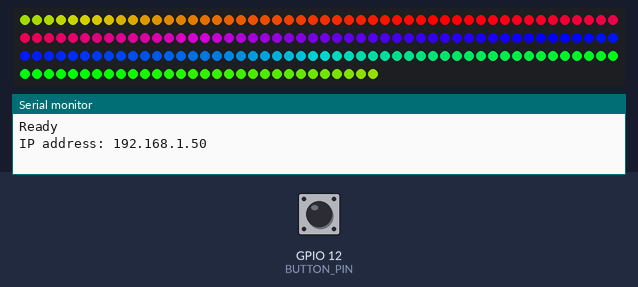
Recording of a program running on a simulated ESP8266 (NodeMCU). Parts: 180 RGB LEDs in strip order, left to right, continuing on the next row, the last lines printed to the serial monitor. The inputs (shaded band) are chosen by the test bench; at power-on: GPIO 12 (BUTTON_PIN) LOW. Dim RGB values are drawn brighter than linear; WiFi joins after 1.5 s; servers stay silent unless stated; colours are those a GRB WS2812 strip shows for the declared byte order; random numbers use the default seed unless the program sets one.

Above: at 3.2 s.
3.3 s: GPIO 12 (BUTTON_PIN) pulled HIGH for 0.15 s
At 3.69 s:
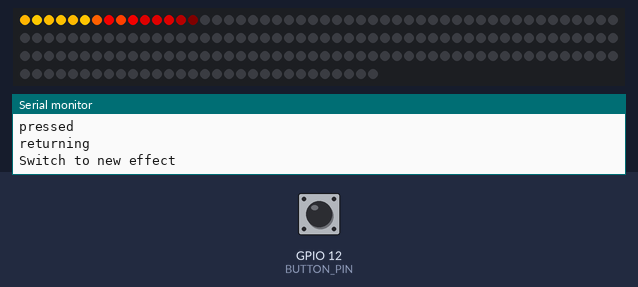
4.0 s: GPIO 12 (BUTTON_PIN) pulled HIGH for 1 s
At 5.1 s:
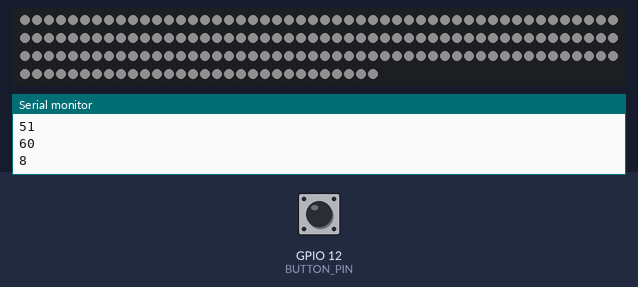
5.6 s: GPIO 12 (BUTTON_PIN) pulled HIGH for 0.15 s
At 6.5 s:
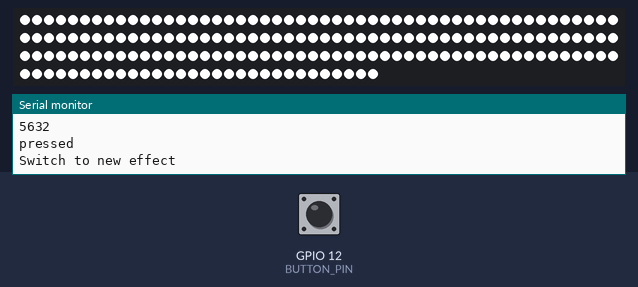
7.3 s: GPIO 12 (BUTTON_PIN) pulled HIGH for 3.2 s
At 8.2 s:
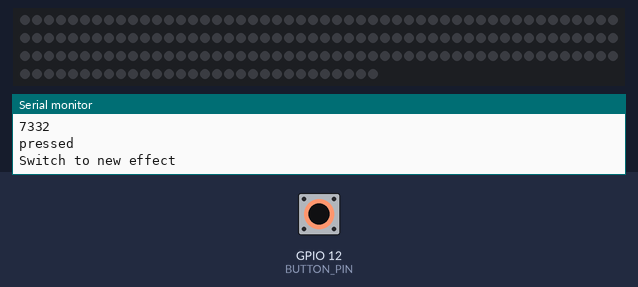
Timing chart, 0 to 10.3 s (numbered marks = the images above; inputs shaded):
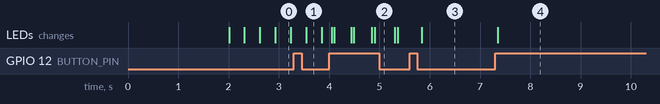

The program:

main.cpp
```cpp
#include <Arduino.h>
#include "FastLED.h"
#include "effects.h"
#include <ESP8266WiFi.h>
#include <ESP8266mDNS.h>
#include <WiFiUdp.h>
#include <ArduinoOTA.h>
#include <EEPROM.h>
#include "settings.h"

#ifndef STASSID
//#define STASSID "TP-Link_DB4C"
#define STASSID "WifiNet4"
#define STAPSK  "22349026"
#endif
#define EEPROM_SIZE 1


const char* ssid = STASSID;
const char* password = STAPSK;


// Подключаем библиотеку FastLED.

typedef void (*GenericFP)(); //function pointer prototype to a function which takes an 'int' an returns 'void'

void shift();
void effect1();
void effect2();
void effect3();
void effect4();
void effect5();
void keyPressed();
void debounceTime();


GenericFP effects[5] = {&effect1, &effect2, &effect3, &effect4, &effect5}; //create an array of 'GenericFP' function pointers. Notice the '&' operator

// Указываем, какое количество пикселей у нашей ленты.
#define LED_COUNT 180

// Указываем, к какому порту подключен вход ленты DIN.
#define LED_PIN 13
#define BUTTON_PIN 12

// Создаем переменную strip для управления нашей лентой.
CRGB strip[LED_COUNT];

bool buttonState;

int debounceTimeCounter;

//bool doBreaked;

long startTimer;

void setup()
{
  delay(500);


  Serial.begin(115200);
  WiFi.mode(WIFI_STA);
  WiFi.begin(ssid, password);
  while (WiFi.waitForConnectResult() != WL_CONNECTED) {
    Serial.println("Connection Failed! Rebooting...");
    delay(5000);
    ESP.restart();
  }

  ArduinoOTA.onStart([]() {
    Serial.println("Start");  //  "Начало OTA-апдейта"
  });
  ArduinoOTA.onEnd([]() {
    Serial.println("\nEnd");  //  "Завершение OTA-апдейта"
  });
  ArduinoOTA.onProgress([](unsigned int progress, unsigned int total) {
    Serial.printf("Progress: %u%%\r", (progress / (total / 100)));
  });
  ArduinoOTA.onError([](ota_error_t error) {
    Serial.printf("Error[%u]: ", error);
    if (error == OTA_AUTH_ERROR) Serial.println("Auth Failed");
    //  "Ошибка при аутентификации"
    else if (error == OTA_BEGIN_ERROR) Serial.println("Begin Failed");
    //  "Ошибка при начале OTA-апдейта"
    else if (error == OTA_CONNECT_ERROR) Serial.println("Connect Failed");
    //  "Ошибка при подключении"
    else if (error == OTA_RECEIVE_ERROR) Serial.println("Receive Failed");
    //  "Ошибка при получении данных"
    else if (error == OTA_END_ERROR) Serial.println("End Failed");
    //  "Ошибка при завершении OTA-апдейта"
  });
  ArduinoOTA.begin();
  Serial.println("Ready");  //  "Готово"
  Serial.print("IP address: ");  //  "IP-адрес: "
  Serial.println(WiFi.localIP());

  //EEPROM.begin(EEPROM_SIZE);

  // Добавляем ленту
  FastLED.addLeds<WS2812B, LED_PIN, RGB>(strip, LED_COUNT);

  randomSeed(analogRead(0));

  buttonState = false;

  //currentEffectIndex = EEPROM.read(0);

  //currentEffectIndex = 0;
  debounceTimeCounter = 0;

  //doBreaked = false;


  attachInterrupt(BUTTON_PIN, keyPressed, HIGH);
}

void ICACHE_RAM_ATTR keyPressed()
{
  timer1_isr_init();
  timer1_attachInterrupt(debounceTime);
  timer1_enable(TIM_DIV256, TIM_EDGE, TIM_LOOP);
  timer1_write(10000);
}

void ICACHE_RAM_ATTR debounceTime()
{
  if (digitalRead(BUTTON_PIN) == HIGH)
  {
    Serial.println(millis() - startTimer);
    //doBreaked = true;

    isBreaked = true;


    timer1_disable();
    currentEffectIndex++;

    Serial.println("pressed");
    //EEPROM.write(0, currentEffectIndex);
    //EEPROM.commit();
    //system_restart();
  }
}

void loop()
{
  ArduinoOTA.handle();

  //if (doBreaked)
  if (isBreaked)
  {
    Serial.println("Switch to new effect");
    //currentEffectIndex++;

    if (currentEffectIndex == sizeof(effects) / sizeof(int))
    {
      currentEffectIndex = 0;
    }

    //doBreaked = false;

    isBreaked = false;
  }

  effects[currentEffectIndex]();
}

// void shift()
// {
//   for (int i = LED_COUNT; i > 0; i--)
//   {
//     strip[i] = strip[i - 1];
//   }
// }

void effect1()
{
  rainbowCycle(strip, 20);
}

void effect2()
{
  Fire(strip, 55, 120, 15);
}

void effect3()
{
  SnowSparkle(strip, 0x10, 0x10, 0x10, 50, random(50, 500));
}

void effect4()
{
  setAll(strip, 0xff, 0xff, 0xff);
  delay(500);
}

void effect5()
{
  setAll(strip, 0, 0, 0);

}
```

effects.cpp
```cpp
#include "FastLED.h"
#include <Arduino.h>
#include "settings.h"

void SnowSparkle(CRGB strip[], byte red, byte green, byte blue, int SparkleDelay, int SpeedDelay);
void setAll(CRGB strip[], byte red, byte green, byte blue);
void setPixel(CRGB strip[], int Pixel, byte red, byte green, byte blue);
void showStrip();
void Fire(CRGB strip[], int Cooling, int Sparking, int SpeedDelay);
void setPixelHeatColor(CRGB strip[], int Pixel, byte temperature);
void rainbowCycle(CRGB strip[], int SpeedDelay);
byte *Wheel(byte WheelPos);

void SnowSparkle(CRGB strip[], byte red, byte green, byte blue, int SparkleDelay, int SpeedDelay)
{
  setAll(strip, red, green, blue);

  int Pixel = random(FastLED.size());
  Serial.println(Pixel);

  setPixel(strip, Pixel, 0xff, 0xff, 0xff);
  showStrip();
  delay(SparkleDelay);
  setPixel(strip, Pixel, red, green, blue);
  showStrip();
  delay(SpeedDelay);
}

void setAll(CRGB strip[], byte red, byte green, byte blue)
{
  for (int i = 0; i < (FastLED.size()); i++)
  {
    setPixel(strip, i, red, green, blue);
  }
  showStrip();
}

void setPixel(CRGB strip[], int Pixel, byte red, byte green, byte blue)
{
  strip[Pixel].r = green;
  strip[Pixel].g = red;
  strip[Pixel].b = blue;
}

void showStrip()
{
  FastLED.show();
}

void Fire(CRGB strip[], int Cooling, int Sparking, int SpeedDelay)
{

  static byte heat[180];
  int cooldown;

  // Step 1.  Cool down every cell a little
  for (int i = 0; i < FastLED.size(); i++)
  {
    cooldown = random(0, ((Cooling * 10) / FastLED.size()) + 2);

    if (cooldown > heat[i])
    {
      heat[i] = 0;
    }
    else
    {
      heat[i] = heat[i] - cooldown;
    }
  }

  // Step 2.  Heat from each cell drifts 'up' and diffuses a little
  for (int k = FastLED.size() - 1; k >= 2; k--)
  {
    heat[k] = (heat[k - 1] + heat[k - 2] + heat[k - 2]) / 3;
  }

  // Step 3.  Randomly ignite new 'sparks' near the bottom
  if (random(255) < Sparking)
  {
    int y = random(7);
    heat[y] = heat[y] + random(160, 255);
    //heat[y] = random(160,255);
  }

  // Step 4.  Convert heat to LED colors
  for (int j = 0; j < FastLED.size(); j++)
  {
    setPixelHeatColor(strip, j, heat[j]);
  }

  showStrip();
  delay(SpeedDelay);
}

void setPixelHeatColor(CRGB strip[], int Pixel, byte temperature)
{
  // Scale 'heat' down from 0-255 to 0-191
  byte t192 = round((temperature / 255.0) * 191);

  // calculate ramp up from
  byte heatramp = t192 & 0x3F; // 0..63
  heatramp <<= 2;              // scale up to 0..252

  // figure out which third of the spectrum we're in:
  if (t192 > 0x80)
  { // hottest
    setPixel(strip, Pixel, 255, 255, heatramp);
  }
  else if (t192 > 0x40)
  { // middle
    setPixel(strip, Pixel, 255, heatramp, 0);
  }
  else
  { // coolest
    setPixel(strip, Pixel, heatramp, 0, 0);
  }
}

void rainbowCycle(CRGB strip[], int SpeedDelay)
{
  byte *c;
  uint16_t i, j;

  for (j = 0; j < 256 * 5; j++)
  { // 5 cycles of all colors on wheel
    for (i = 0; i < FastLED.size(); i++)
    {
      if (isBreaked)
      {
        Serial.println("returning");
        //currentEffectIndex++;
        setAll(strip, 0, 0, 0);

        return;
      }
      c = Wheel(((i * 256 / FastLED.size()) + j) & 255);
      setPixel(strip, i, *c, *(c + 1), *(c + 2));
    }
    showStrip();
    delay(SpeedDelay);
  }
}

byte *Wheel(byte WheelPos)
{
  static byte c[3];

  if (WheelPos < 85)
  {
    c[0] = WheelPos * 3;
    c[1] = 255 - WheelPos * 3;
    c[2] = 0;
  }
  else if (WheelPos < 170)
  {
    WheelPos -= 85;
    c[0] = 255 - WheelPos * 3;
    c[1] = 0;
    c[2] = WheelPos * 3;
  }
  else
  {
    WheelPos -= 170;
    c[0] = 0;
    c[1] = WheelPos * 3;
    c[2] = 255 - WheelPos * 3;
  }

  return c;
}
```

effects.h
```cpp
#ifndef effects_h
#define effects_h

#include "Arduino.h"
#include "FastLED.h"

#define LED_PIN 13

//CRGB strip[LED_COUNT];
void SnowSparkle(CRGB strip[], byte red, byte green, byte blue, int SparkleDelay, int SpeedDelay);
void setAll(CRGB strip[], byte red, byte green, byte blue);
void setPixel(CRGB strip[], int Pixel, byte red, byte green, byte blue);
void showStrip();
void Fire(CRGB strip[], int Cooling, int Sparking, int SpeedDelay);
void setPixelHeatColor(CRGB strip[], int Pixel, byte temperature);
void rainbowCycle(CRGB strip[], int SpeedDelay);
byte *Wheel(byte WheelPos);

#endif
```

settings.h
```cpp
#ifndef settings_h
#define settings_h

#define LED_PIN 13

static bool isBreaked = false;
static int currentEffectIndex = 0;

#endif
```

Measured:
- after the input at 7.3 s, the LEDs: change after 0.06 s (image 4)
